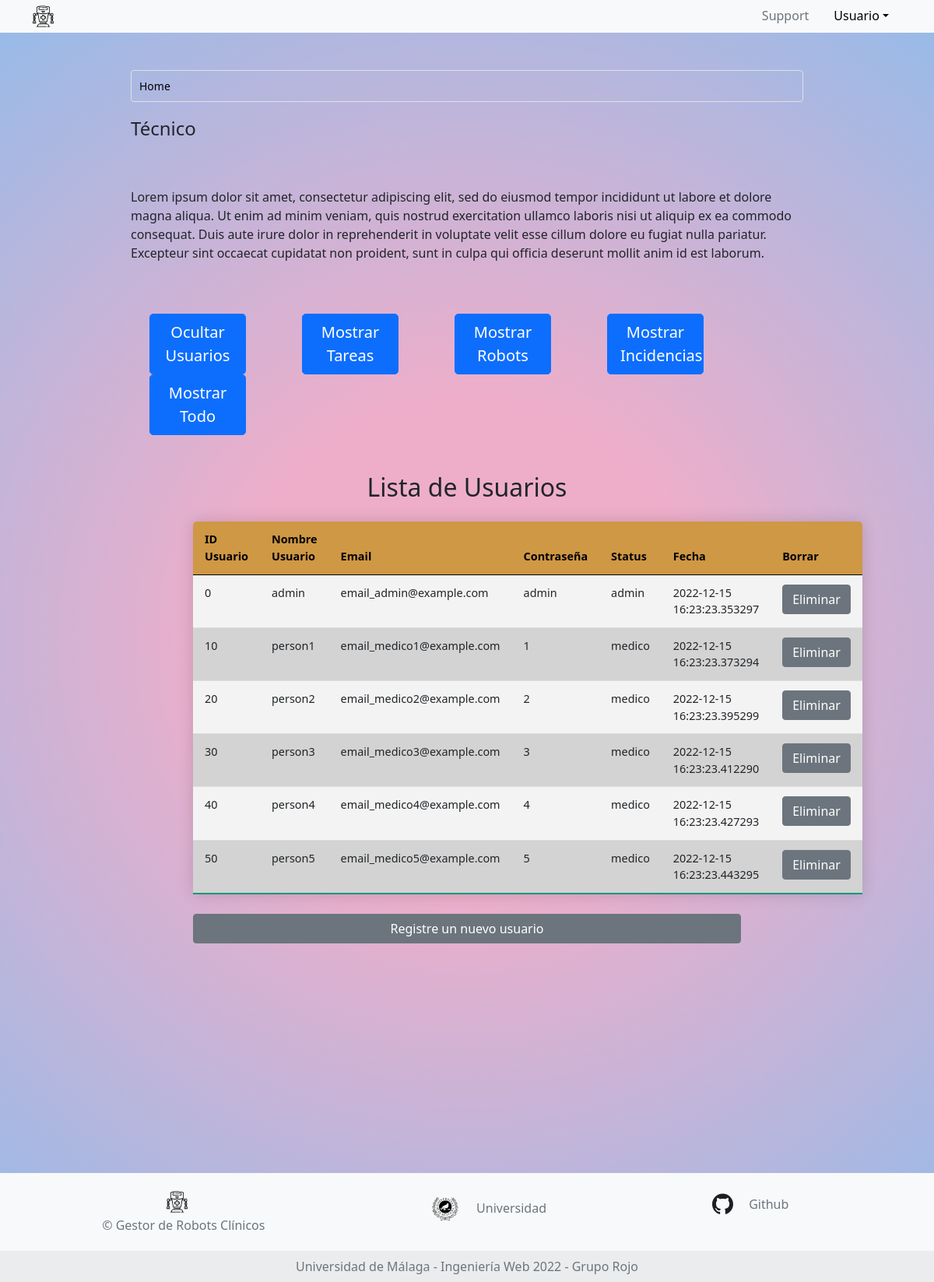
The page /admin on the database its author committed.
### app.py (models this page shows, shortened)
class Users(db.Model):
    __tablename__ = 'Users'
    id = db.Column(db.String(10), primary_key=True)
    name = db.Column(db.String(150), nullable=False)
    email = db.Column(db.String(120), nullable=False, unique=True)
    password = db.Column(db.String(20), nullable=False)
    status = db.Column(db.String(20), nullable=False)
    date = db.Column(db.DateTime, default=datetime.utcnow)

### app.py (the view)
@app.route("/admin")
def admin():
    usuarios_db = db.session.query(Users).all()
    tareas_db = db.session.query(Tareas).all()
    robots_db = db.session.query(Robots).all()
    incidencias_db = db.session.query(Incidencias).all()
    return render_template('template_tecnico.jinja', usuarios = usuarios_db, tareas = tareas_db, robots = robots_db, incidencias = incidencias_db)

### templates/template_tecnico.jinja (shortened to what this page needs)
{% extends 'base.jinja' %}
{% block content %}
<body class="bg">
  <div class="main-container row p-5 mx-0 justify-content-center align-self-center">
    <div class="row col-md-10 px-3">
      <nav aria-label="breadcrumb">
        <ol class="breadcrumb breadcrumb-custom">
          <li class="breadcrumb-item active" aria-current="page"><span>Home</span></li>
        </ol>
      </nav>
    </div>
    <div class="row col-md-10 px-3">
      <legend>Técnico</legend>
      <p class="padd">
        Lorem ipsum dolor sit amet, consectetur adipiscing elit, sed do eiusmod tempor incididunt ut
        labore et dolore magna aliqua. Ut enim ad minim veniam, quis nostrud exercitation ullamco laboris
        nisi ut aliquip ex ea commodo consequat. Duis aute irure dolor in reprehenderit in voluptate velit esse
        cillum dolore eu fugiat nulla pariatur. Excepteur sint occaecat cupidatat non proident, sunt in culpa qui
        officia deserunt mollit anim id est laborum.
      </p>
    </div>
    <div class="row col-md-10 px-3">
      <div class="col col-lg-2 mx-4">
        <button type="button" class="btn btn-primary btn-lg" id="show-user-div">Ocultar Usuarios</button>
      </div>
      <div class="col col-lg-2 mx-4">
        <button type="button" class="btn btn-primary btn-lg" id="show-task-div">Mostrar Tareas</button>
      </div>
      <div class="col col-lg-2 mx-4">
        <button type="button" class="btn btn-primary btn-lg" id="show-robot-div">Mostrar Robots</button>
      </div>
      <div class="col col-lg-2 mx-4">
        <button type="button" class="btn btn-primary btn-lg" id="show-incidencia-div">Mostrar Incidencias</button>
      </div>
      <div class="col col-lg-2 mx-4">
        <button type="button" class="btn btn-primary btn-lg" id="show-everything">Mostrar Todo</button>
      </div>
    </div>
    <fieldset class="text-black col-md-8 px-3 bot">
      <form method="GET" class="mt-5 row justify-content-center">
        <div class="row" id=user-div name="user-div">
          <table class="table table-hover table-sortable">
            <h2 class="text-center">Lista de Usuarios</h2>
            <thead>
              <tr>
                <th scope="col"> ID Usuario </th>
                <th scope="col"> Nombre Usuario</th>
                <th scope="col"> Email </th>
                <th scope="col"> Contraseña </th>
                <th scope="col"> Status </th>
                <th scope="col"> Fecha </th>
                <th scope="col"> Borrar </th>
              </tr>
            </thead>
            <tbody>
              {% for user in usuarios %}
                  <tr>
                    <td>{{user.id}}</td>
                    <td>{{user.name}}</td>
                    <td>{{user.email}}</td>
                    <td>{{user.password}}</td>
                    <td>{{user.status}}</td>
                    <td>{{user.date}}</td>
                    <td>
                      <a class="btn btn-secondary" href="/deleteUsuario/{{user.id}}">Eliminar</a>
                    </td>
                  </tr>
              {% endfor %}
            </tbody>
          </table>
          <a class="btn btn-secondary" href="/admin/formularioUsuarios">Registre un nuevo usuario</a>
        </div>
      </form>
    </fieldset>
  </div>
  {% endblock %}

### static/css/style.css (style rules this page uses)
.btn { max-width: 100%; }
.bg { background: rgb(238,174,202); background: radial-gradient(circle, rgba(238,174,202,1) 30%, rgba(148,187,233,1) 100%); }
.padd { padding-bottom: 50px; padding-top: 50px; }
#user-div { display: block; }
.table { border-color: white; border-radius: 5px 5px 0 0; overflow: hidden; border-collapse: collapse; margin: 25px 0; font-size: 0.9em; min-width: 400px; box-shadow: 0 0 20px rgba(0, 0, 0, 0.15); }
.table thead tr { background-color: #cf9844; color: #000000; text-align: left; font-weight: bold; }
.table th, .table td { padding: 12px 15px; }
.table tbody tr { border-bottom: 1px solid #dddddd; }
.table tbody tr:nth-last-of-type(even) { background-color: #f3f3f3; }
.table tbody tr:nth-last-of-type(odd) { background-color: #d3d3d3; }
.table tbody tr:last-of-type { border-bottom: 2px solid #009879; }
.table-sortable th { cursor: pointer; }
.bot { padding-bottom: 2.3cm; }
.breadcrumb.breadcrumb-custom { padding: 0 0; border-color: #dbe3e6; }
.breadcrumb { border: 1px solid #f3f3f3; }
.breadcrumb { display: flex; flex-wrap: wrap; padding: 0.56rem 1.13rem; margin-bottom: 1rem; list-style: none; background-color: transparent; border-radius: 0.25rem; }
nav { display: block; }
.breadcrumb.breadcrumb-custom .breadcrumb-item { font-size: 0.875rem; background: #dbe3e6; padding: 0.56rem 10px; color: #000; display: inline-block; vertical-align: top; }
.breadcrumb.breadcrumb-custom .breadcrumb-item:before { content: ""; }
.breadcrumb.breadcrumb-custom .breadcrumb-item:last-child { background: transparent; }
a:link { text-decoration:none; }

### rows shown on the page
Users: id "0", name "admin", email "email_admin@example.com", password "admin", status "admin", date "2022-12-15 16:23:23.353297"
Users: id "10", name "person1", email "email_medico1@example.com", password "1", status "medico", date "2022-12-15 16:23:23.373294"
Users: id "20", name "person2", email "email_medico2@example.com", password "2", status "medico", date "2022-12-15 16:23:23.395299"
Users: id "30", name "person3", email "email_medico3@example.com", password "3", status "medico", date "2022-12-15 16:23:23.412290"
Users: id "40", name "person4", email "email_medico4@example.com", password "4", status "medico", date "2022-12-15 16:23:23.427293"
Users: id "50", name "person5", email "email_medico5@example.com", password "5", status "medico", date "2022-12-15 16:23:23.443295"
